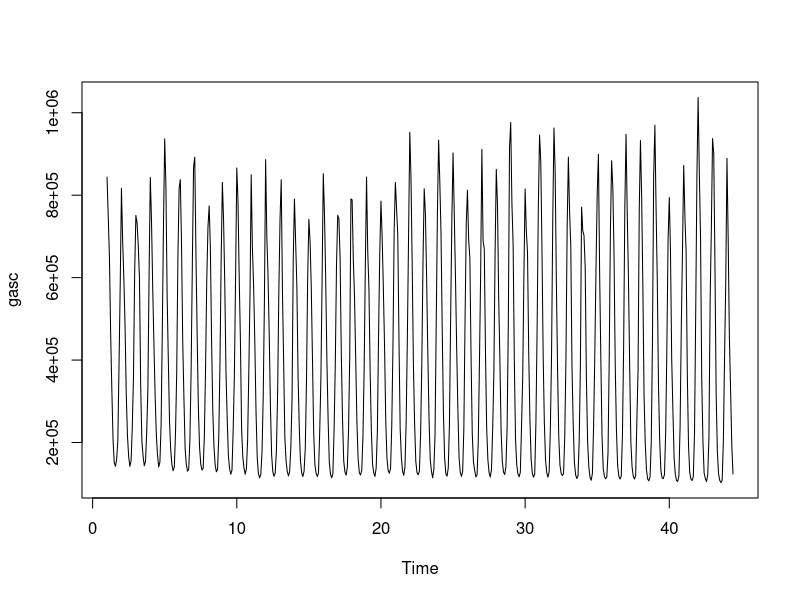
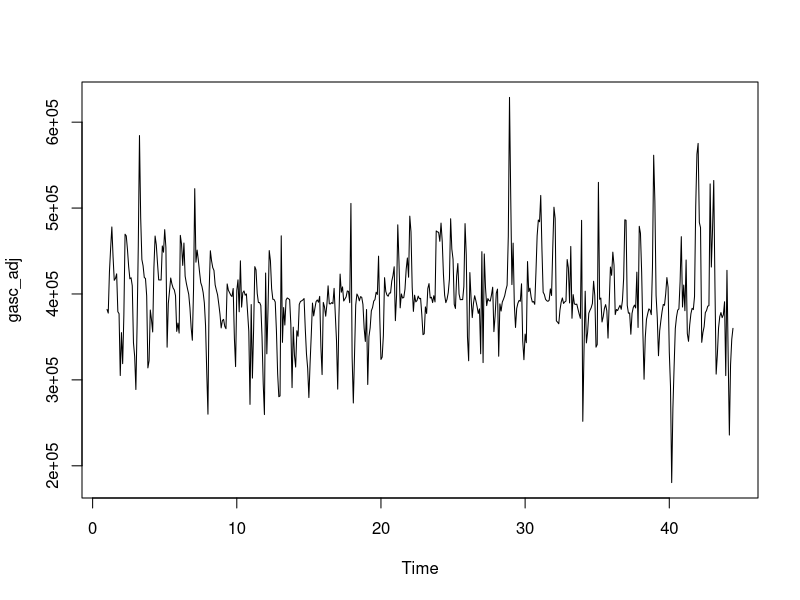
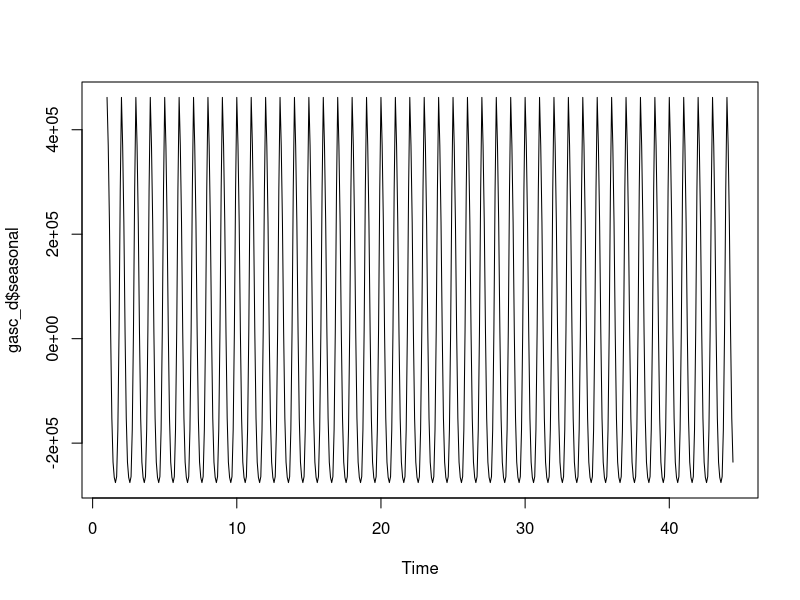
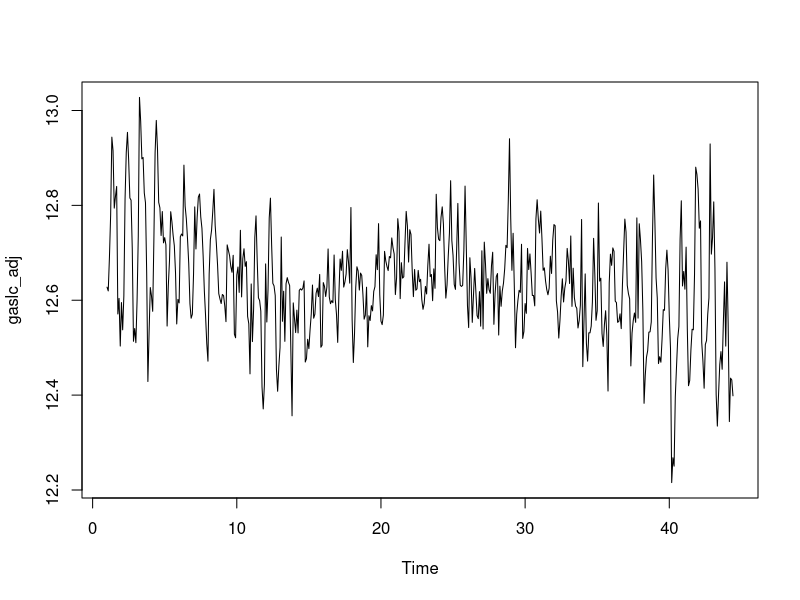
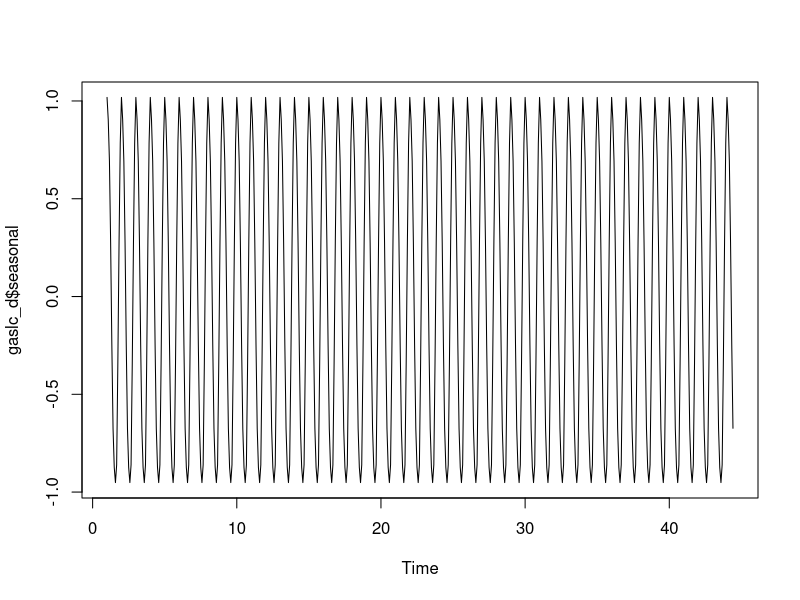
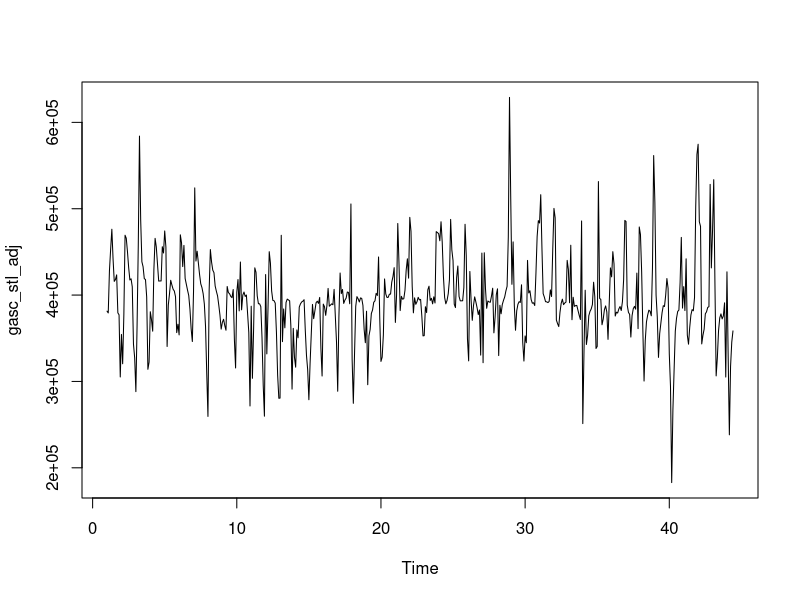
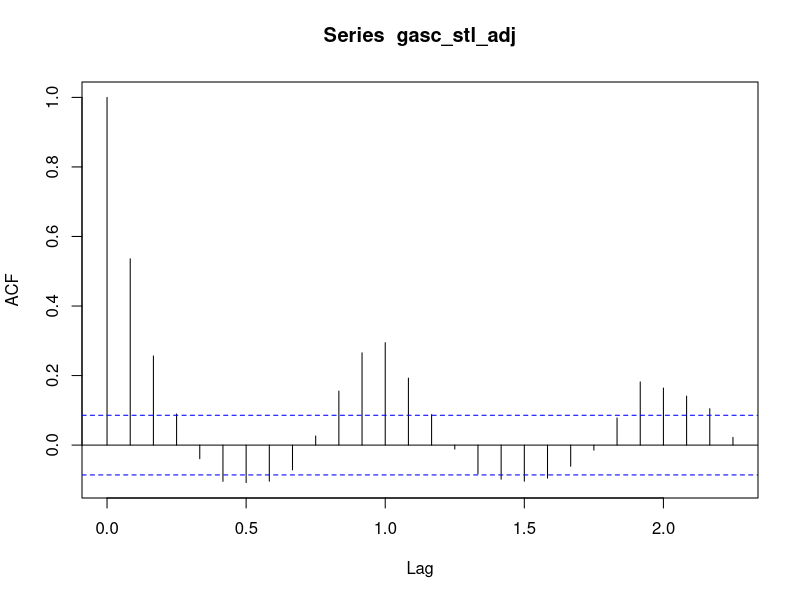

Generate these figures, in order, with R:
setwd("/Users/sebastienpenet/Documents/ESSEC/Forecasting/HW3-master")
library(forecast)

# LOAD

gas <- na.omit(read.csv('data/gas.csv'))
temp <- na.omit(read.csv('data/temp.csv'))
google <- na.omit(read.csv('data/google.csv'))

temp$date <- lapply(temp$date, function(x) { as.Date(format(as.Date(x), '%Y-%m-01')) })
gas$date <- lapply(gas$date, function(x) { as.Date(format(as.Date(x), '%Y-%m-01')) })
google$date <- lapply(google$date, function(x) { as.Date(format(as.Date(x), '%Y-%m-01')) })

gasc <- ts(gas$gas_cons, frequency=12)
plot(gasc)

# This data is highly seasonal, let's remove the seasonality
gasc_d <- decompose(gasc)
gasc_adj <- gasc - gasc_d$seasonal
plot(gasc_adj, type="l")
plot(gasc_d$seasonal)

gaslc <- ts(gas$log_gas_cons, frequency=12)
gaslc_d <- decompose(gaslc)
gaslc_adj <- gaslc - gaslc_d$seasonal
plot(gaslc_adj, type="l")
plot(gaslc_d$seasonal)

gasc_stl <- stl(gasc, s.window="periodic")
summary(gasc_stl)
gasc_stl_adj <- gasc - gasc_stl$time.series[,1]
plot(gasc_stl_adj, type="l")
acf(gasc_stl_adj)
